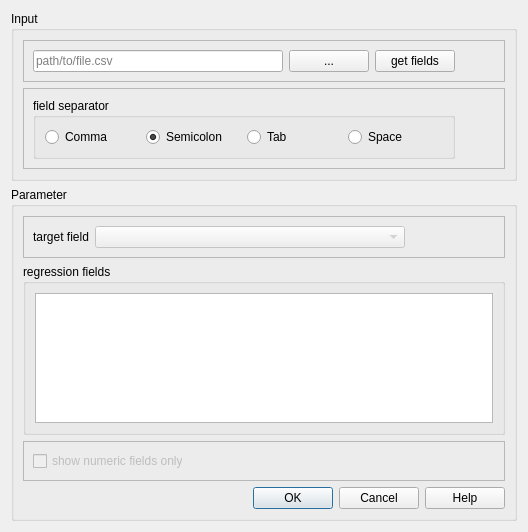
<?xml version="1.0" encoding="UTF-8"?>
<ui version="4.0">
 <class>RegressionAnalysisDialogBase</class>
 <widget class="QDialog" name="RegressionAnalysisDialogBase">
  <property name="geometry">
   <rect>
    <x>0</x>
    <y>0</y>
    <width>521</width>
       <height>532</height>
   </rect>
  </property>
  <property name="windowTitle">
   <string>RegressionAnalysis</string>
  </property>
  <layout class="QHBoxLayout" name="horizontalLayout_5">
   <item>
    <layout class="QVBoxLayout" name="verticalLayout">
     <item>
      <widget class="QGroupBox" name="input_group_box">
       <property name="title">
        <string>Input</string>
       </property>
       <layout class="QVBoxLayout" name="verticalLayout_2">
        <item>
         <widget class="QFrame" name="frame_5">
          <property name="frameShape">
           <enum>QFrame::StyledPanel</enum>
          </property>
          <property name="frameShadow">
           <enum>QFrame::Raised</enum>
          </property>
          <layout class="QHBoxLayout" name="horizontalLayout_8">
           <item>
            <widget class="QLineEdit" name="input_file_path">
             <property name="minimumSize">
              <size>
               <width>250</width>
               <height>0</height>
              </size>
             </property>
             <property name="toolTip">
              <string>enter the path to a csv file here</string>
             </property>
             <property name="toolTipDuration">
              <number>-1</number>
             </property>
             <property name="text">
              <string/>
             </property>
             <property name="dragEnabled">
              <bool>true</bool>
             </property>
             <property name="placeholderText">
              <string>path/to/file.csv</string>
             </property>
             <property name="clearButtonEnabled">
              <bool>true</bool>
             </property>
            </widget>
           </item>
           <item>
            <widget class="QPushButton" name="input_select_file">
             <property name="toolTip">
              <string>select a csv-file from the file system</string>
             </property>
             <property name="toolTipDuration">
              <number>-1</number>
             </property>
             <property name="text">
              <string>...</string>
             </property>
            </widget>
           </item>
           <item>
            <widget class="QPushButton" name="get_fields_button">
             <property name="text">
              <string>get fields</string>
             </property>
            </widget>
           </item>
           <item>
            <spacer name="horizontalSpacer_2">
             <property name="orientation">
              <enum>Qt::Horizontal</enum>
             </property>
             <property name="sizeType">
              <enum>QSizePolicy::Fixed</enum>
             </property>
             <property name="sizeHint" stdset="0">
              <size>
               <width>40</width>
               <height>20</height>
              </size>
             </property>
            </spacer>
           </item>
          </layout>
         </widget>
        </item>
        <item>
         <widget class="QFrame" name="frame_7">
          <property name="frameShape">
           <enum>QFrame::StyledPanel</enum>
          </property>
          <property name="frameShadow">
           <enum>QFrame::Raised</enum>
          </property>
          <layout class="QHBoxLayout" name="horizontalLayout">
           <item>
            <widget class="QGroupBox" name="groupBox">
             <property name="title">
              <string>field separator</string>
             </property>
             <layout class="QHBoxLayout" name="horizontalLayout_2">
              <item>
               <widget class="QRadioButton" name="comma_radio_btn">
                <property name="text">
                 <string>Comma</string>
                </property>
               </widget>
              </item>
              <item>
               <widget class="QRadioButton" name="semicolon_radio_btn">
                <property name="text">
                 <string>Semicolon</string>
                </property>
                <property name="checked">
                 <bool>true</bool>
                </property>
               </widget>
              </item>
              <item>
               <widget class="QRadioButton" name="tab_radio_btn">
                <property name="text">
                 <string>Tab</string>
                </property>
               </widget>
              </item>
              <item>
               <widget class="QRadioButton" name="space_radio_btn">
                <property name="text">
                 <string>Space</string>
                </property>
               </widget>
              </item>
             </layout>
            </widget>
           </item>
           <item>
            <spacer name="horizontalSpacer_6">
             <property name="orientation">
              <enum>Qt::Horizontal</enum>
             </property>
             <property name="sizeType">
              <enum>QSizePolicy::Fixed</enum>
             </property>
             <property name="sizeHint" stdset="0">
              <size>
               <width>40</width>
               <height>20</height>
              </size>
             </property>
            </spacer>
           </item>
          </layout>
         </widget>
        </item>
       </layout>
      </widget>
     </item>
     <item>
      <widget class="QGroupBox" name="parameter_group_box">
       <property name="title">
        <string>Parameter</string>
       </property>
       <layout class="QVBoxLayout" name="verticalLayout_3">
        <item>
         <widget class="QFrame" name="frame_2">
          <property name="frameShape">
           <enum>QFrame::StyledPanel</enum>
          </property>
          <property name="frameShadow">
           <enum>QFrame::Raised</enum>
          </property>
          <layout class="QHBoxLayout" name="horizontalLayout_4">
           <item>
            <widget class="QLabel" name="target_field_label">
             <property name="maximumSize">
              <size>
               <width>300</width>
               <height>16777215</height>
              </size>
             </property>
             <property name="toolTip">
              <string>the field that contains the target value of the regression analysis</string>
             </property>
             <property name="toolTipDuration">
              <number>-1</number>
             </property>
             <property name="text">
              <string>target field</string>
             </property>
            </widget>
           </item>
           <item>
            <widget class="QComboBox" name="target_field_combo">
             <property name="enabled">
              <bool>false</bool>
             </property>
             <property name="sizePolicy">
              <sizepolicy hsizetype="Expanding" vsizetype="Fixed">
               <horstretch>0</horstretch>
               <verstretch>0</verstretch>
              </sizepolicy>
             </property>
             <property name="minimumSize">
              <size>
               <width>210</width>
               <height>0</height>
              </size>
             </property>
             <property name="maximumSize">
              <size>
               <width>16777215</width>
               <height>16777215</height>
              </size>
             </property>
             <property name="toolTip">
              <string>the field that contains the target value of the regression analysis</string>
             </property>
             <property name="toolTipDuration">
              <number>-1</number>
             </property>
             <property name="statusTip">
              <string/>
             </property>
             <property name="whatsThis">
              <string/>
             </property>
            </widget>
           </item>
           <item>
            <spacer name="horizontalSpacer_3">
             <property name="orientation">
              <enum>Qt::Horizontal</enum>
             </property>
             <property name="sizeType">
              <enum>QSizePolicy::Fixed</enum>
             </property>
             <property name="sizeHint" stdset="0">
              <size>
               <width>90</width>
               <height>20</height>
              </size>
             </property>
            </spacer>
           </item>
          </layout>
         </widget>
        </item>
        <item>
            <widget class="QGroupBox" name="group_box_2">
                <property name="title">
                    <string>regression fields</string>
          </property>
          <layout class="QVBoxLayout" name="verticalLayout_4">
           <item>
               <widget class="QTableWidget" name="regression_fields">
                   <property name="editTriggers">
                       <set>QAbstractItemView::NoEditTriggers</set>
                   </property>
                   <property name="selectionMode">
                       <enum>QAbstractItemView::NoSelection</enum>
                   </property>
            </widget>
           </item>
          </layout>
         </widget>
        </item>
        <item>
         <widget class="QFrame" name="frame">
          <property name="layoutDirection">
           <enum>Qt::LeftToRight</enum>
          </property>
          <property name="frameShape">
           <enum>QFrame::StyledPanel</enum>
          </property>
          <property name="frameShadow">
           <enum>QFrame::Raised</enum>
          </property>
          <layout class="QHBoxLayout" name="horizontalLayout_3">
           <item>
            <widget class="QCheckBox" name="numeric_fields">
             <property name="enabled">
              <bool>false</bool>
             </property>
             <property name="maximumSize">
              <size>
               <width>150</width>
               <height>16777215</height>
              </size>
             </property>
             <property name="text">
              <string>show numeric fields only</string>
             </property>
             <property name="checkable">
              <bool>true</bool>
             </property>
             <property name="checked">
                 <bool>false</bool>
             </property>
             <property name="autoRepeat">
              <bool>false</bool>
             </property>
             <property name="tristate">
              <bool>false</bool>
             </property>
            </widget>
           </item>
           <item>
            <spacer name="horizontalSpacer">
             <property name="orientation">
              <enum>Qt::Horizontal</enum>
             </property>
             <property name="sizeHint" stdset="0">
              <size>
               <width>40</width>
               <height>20</height>
              </size>
             </property>
            </spacer>
           </item>
          </layout>
         </widget>
        </item>
        <item>
         <widget class="QDialogButtonBox" name="button_box">
          <property name="standardButtons">
           <set>QDialogButtonBox::Cancel|QDialogButtonBox::Help|QDialogButtonBox::Ok</set>
          </property>
          <property name="centerButtons">
           <bool>false</bool>
          </property>
         </widget>
        </item>
       </layout>
      </widget>
     </item>
    </layout>
   </item>
  </layout>
 </widget>
 <tabstops>
  <tabstop>target_field_combo</tabstop>
  <tabstop>numeric_fields</tabstop>
 </tabstops>
 <resources/>
 <connections>
  <connection>
   <sender>get_fields_button</sender>
   <signal>clicked()</signal>
   <receiver>RegressionAnalysisDialogBase</receiver>
   <slot>fill_combo_box_with_fieldnames()</slot>
   <hints>
    <hint type="sourcelabel">
     <x>396</x>
     <y>45</y>
    </hint>
    <hint type="destinationlabel">
     <x>249</x>
     <y>323</y>
    </hint>
   </hints>
  </connection>
  <connection>
   <sender>input_select_file</sender>
   <signal>clicked()</signal>
   <receiver>RegressionAnalysisDialogBase</receiver>
   <slot>select_file()</slot>
   <hints>
    <hint type="sourcelabel">
     <x>314</x>
     <y>45</y>
    </hint>
    <hint type="destinationlabel">
     <x>249</x>
     <y>323</y>
    </hint>
   </hints>
  </connection>
  <connection>
   <sender>target_field_combo</sender>
   <signal>activated(QString)</signal>
   <receiver>RegressionAnalysisDialogBase</receiver>
      <slot>fill_regression_fields()</slot>
   <hints>
    <hint type="sourcelabel">
     <x>241</x>
     <y>210</y>
    </hint>
    <hint type="destinationlabel">
     <x>260</x>
     <y>327</y>
    </hint>
   </hints>
  </connection>
  <connection>
   <sender>numeric_fields</sender>
   <signal>stateChanged(int)</signal>
   <receiver>RegressionAnalysisDialogBase</receiver>
   <slot>filter_numeric_fields()</slot>
   <hints>
    <hint type="sourcelabel">
     <x>99</x>
     <y>540</y>
    </hint>
    <hint type="destinationlabel">
     <x>260</x>
     <y>327</y>
    </hint>
   </hints>
  </connection>
  <connection>
   <sender>comma_radio_btn</sender>
   <signal>clicked()</signal>
   <receiver>RegressionAnalysisDialogBase</receiver>
   <slot>set_separator()</slot>
   <hints>
    <hint type="sourcelabel">
     <x>86</x>
     <y>123</y>
    </hint>
    <hint type="destinationlabel">
     <x>260</x>
     <y>327</y>
    </hint>
   </hints>
  </connection>
  <connection>
   <sender>semicolon_radio_btn</sender>
   <signal>clicked()</signal>
   <receiver>RegressionAnalysisDialogBase</receiver>
   <slot>set_separator()</slot>
   <hints>
    <hint type="sourcelabel">
     <x>187</x>
     <y>123</y>
    </hint>
    <hint type="destinationlabel">
     <x>260</x>
     <y>327</y>
    </hint>
   </hints>
  </connection>
  <connection>
   <sender>tab_radio_btn</sender>
   <signal>clicked()</signal>
   <receiver>RegressionAnalysisDialogBase</receiver>
   <slot>set_separator()</slot>
   <hints>
    <hint type="sourcelabel">
     <x>287</x>
     <y>123</y>
    </hint>
    <hint type="destinationlabel">
     <x>260</x>
     <y>327</y>
    </hint>
   </hints>
  </connection>
  <connection>
   <sender>space_radio_btn</sender>
   <signal>clicked()</signal>
   <receiver>RegressionAnalysisDialogBase</receiver>
   <slot>set_separator()</slot>
   <hints>
    <hint type="sourcelabel">
     <x>387</x>
     <y>123</y>
    </hint>
    <hint type="destinationlabel">
     <x>260</x>
     <y>327</y>
    </hint>
   </hints>
  </connection>
  <connection>
   <sender>button_box</sender>
   <signal>accepted()</signal>
   <receiver>RegressionAnalysisDialogBase</receiver>
   <slot>accept()</slot>
   <hints>
    <hint type="sourcelabel">
     <x>260</x>
     <y>624</y>
    </hint>
    <hint type="destinationlabel">
     <x>260</x>
     <y>327</y>
    </hint>
   </hints>
  </connection>
  <connection>
   <sender>button_box</sender>
   <signal>rejected()</signal>
   <receiver>RegressionAnalysisDialogBase</receiver>
   <slot>reject()</slot>
   <hints>
    <hint type="sourcelabel">
     <x>260</x>
     <y>624</y>
    </hint>
    <hint type="destinationlabel">
     <x>260</x>
     <y>327</y>
    </hint>
   </hints>
  </connection>
 </connections>
</ui>
